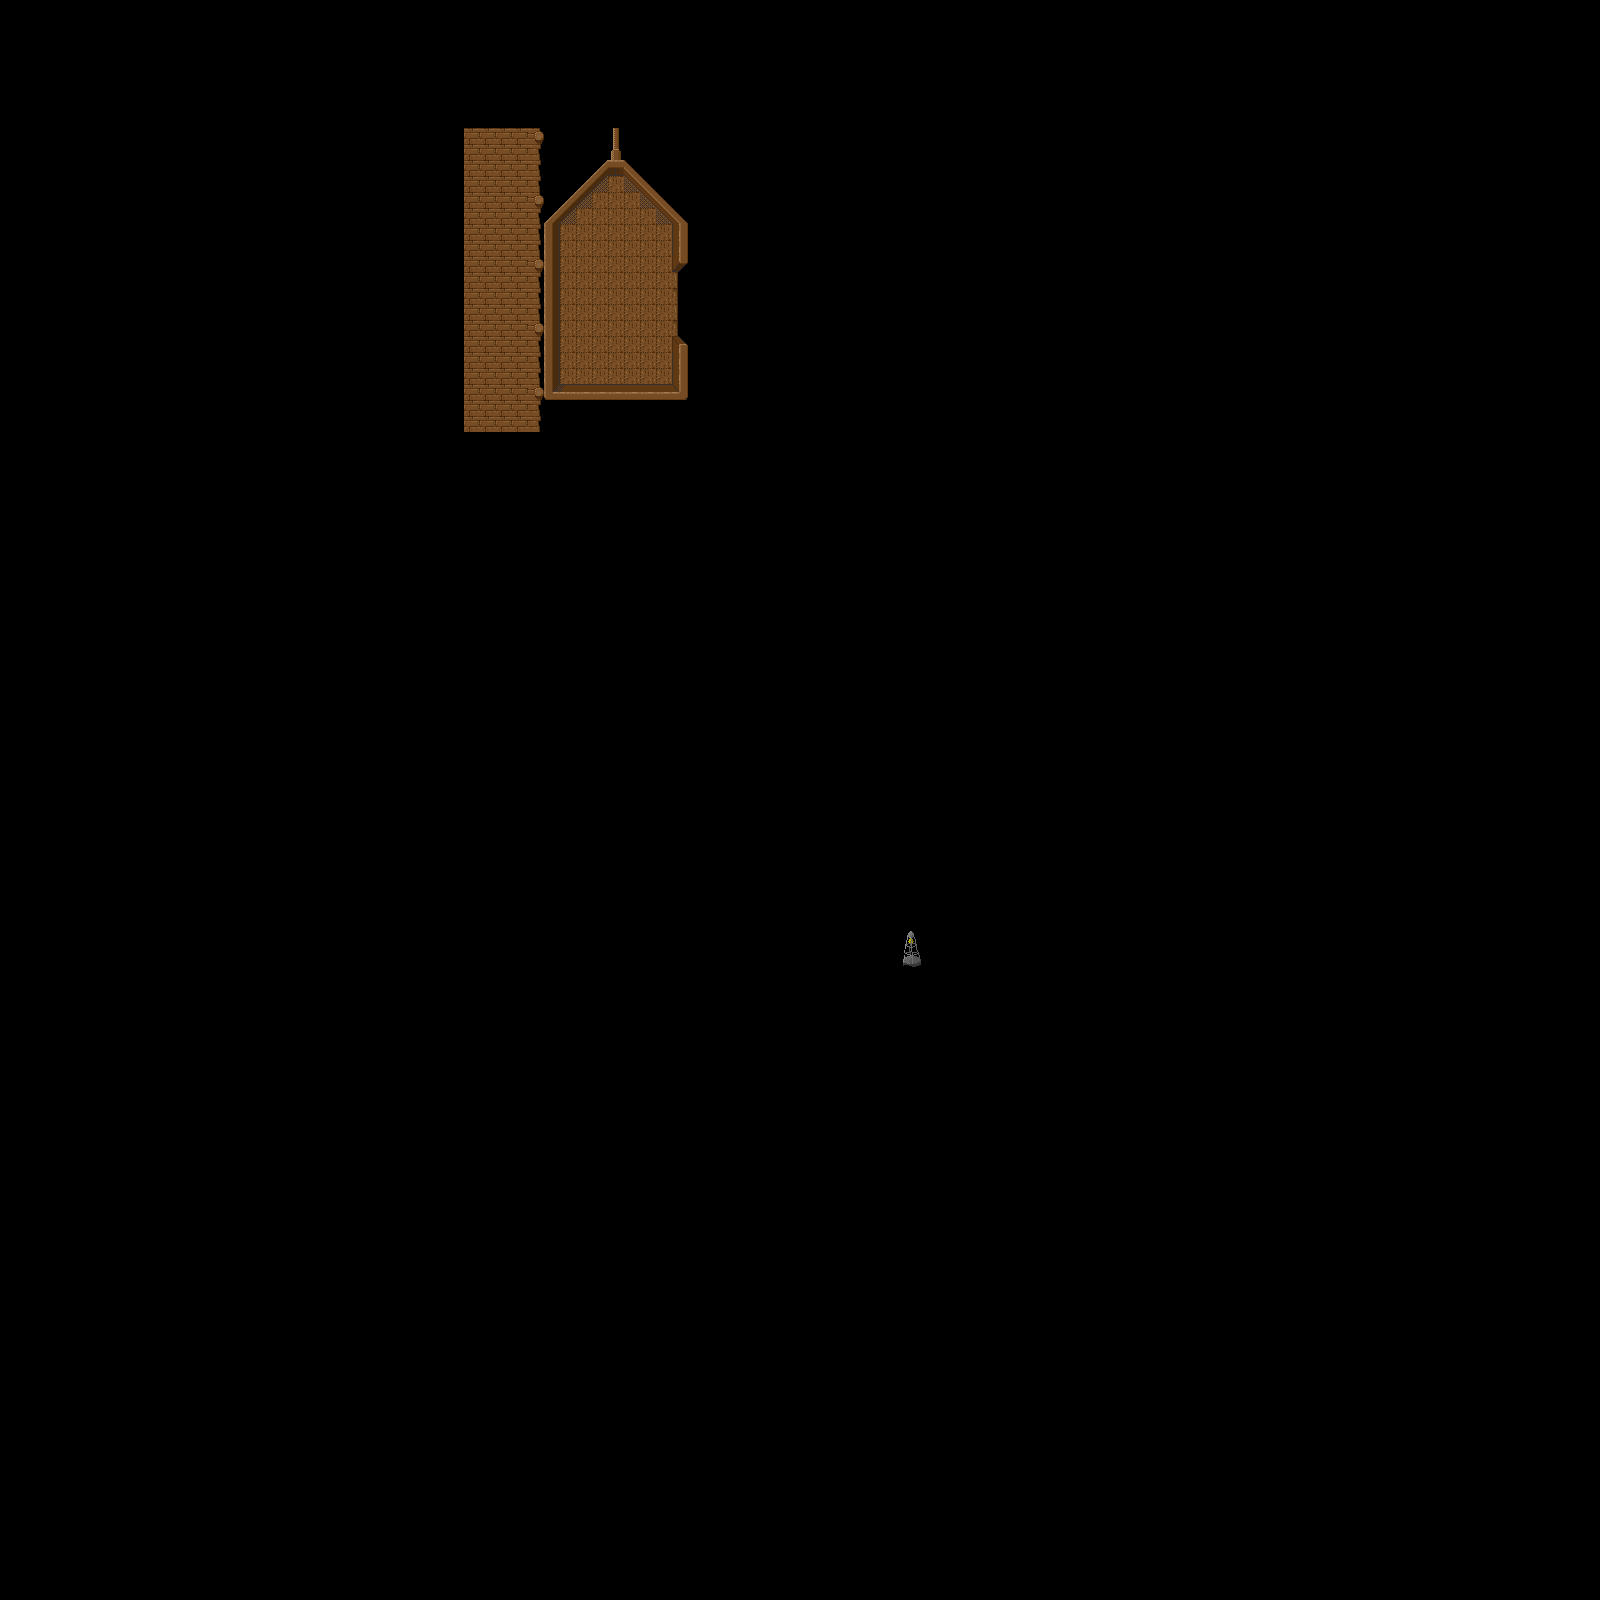

This game map was drawn from its Tiled (.tmx) file and the tilesets committed beside it. A one-line description and the trimmed map source follow:
An orthogonal 100x100 tile map with 16x16 px tiles, 3 tile layers (Water, Boat, TrashZone), 4 tilesets and 6 objects (center).

<map version="1.2" tiledversion="1.2.1" orientation="orthogonal" renderorder="right-down" width="100" height="100" tilewidth="16" tileheight="16" infinite="0" nextlayerid="6" nextobjectid="12">
 <tileset firstgid="1" source="../WoodenTiles2.tsx" />
 <tileset firstgid="81" source="../water.tsx" />
 <tileset firstgid="105" source="../Cargo.tsx" />
 <tileset firstgid="134" source="../buoy.tsx" />
 <layer id="1" name="Water" width="100" height="100">
  <data>[10000 cells, 2306 non-empty, 2 distinct tile ids]</data>
 </layer>
 <layer id="3" name="Boat" width="100" height="100">
  <data>[10000 cells, 217 non-empty, 20 distinct tile ids]</data>
 </layer>
 <layer id="4" name="TrashZone" width="100" height="100">
  <data>[10000 cells, 4 non-empty, 2 distinct tile ids]</data>
 </layer>
 <objectgroup id="2" name="Cargo">
  <object id="5" gid="128" x="592" y="243" width="48" height="64" />
  <object id="6" gid="117" x="559.5" y="265.5" width="48" height="32" />
  <object id="8" gid="112" x="615" y="279" width="48" height="32" />
  <object id="9" gid="132" x="591" y="388" width="80" height="32" />
  <object id="10" gid="125" x="560" y="353" width="16" height="16" />
 </objectgroup>
 <objectgroup id="5" name="KeyItems">
  <object id="11" name="center" x="616" y="303.5">
   <ellipse />
  </object>
 </objectgroup>
</map>
